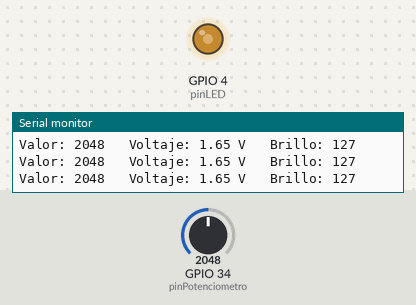
Recording of a sketch running on a simulated ESP32. Shown: output pins drawn as LEDs (lit = HIGH), the last lines printed to the serial monitor. The inputs (shaded band) are chosen by the test bench; at power-on: GPIO 34 (pinPotenciometro) = 2048. Nothing arrives over Bluetooth unless stated.

Above: at 1.2 s.
1.3 s: GPIO 34 (pinPotenciometro) set to 2866
At 2.0 s:
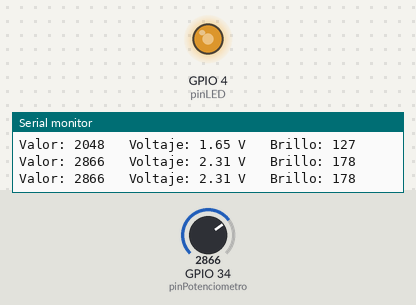
3.0 s: GPIO 34 (pinPotenciometro) set to 3603
At 4.2 s:
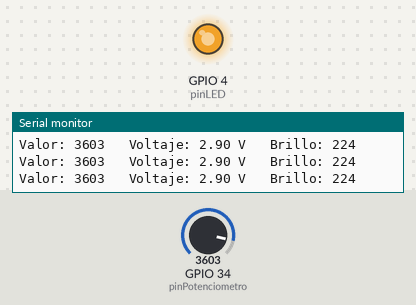
4.5 s: GPIO 34 (pinPotenciometro) set to 491
At 5.7 s:
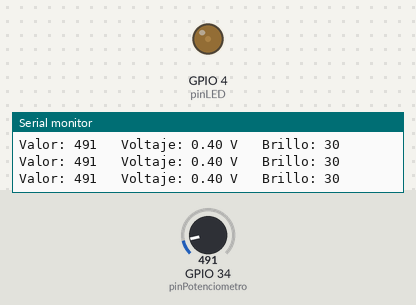
6.0 s: GPIO 34 (pinPotenciometro) set to 0
At 7.0 s:
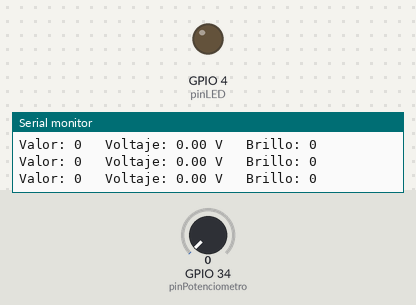
7.5 s: GPIO 34 (pinPotenciometro) set to 2047
At 8.2 s:
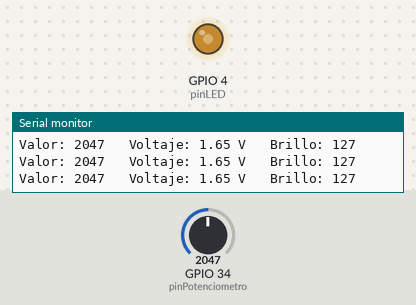
Timing chart, 0 to 10.0 s (numbered marks = the images above; inputs shaded):
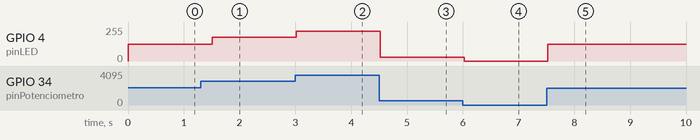

Measured:
- after the input at 1.3 s, GPIO 4 (pinLED): 127/255 → 177/255 after 0.21 s
- after the input at 3.0 s, GPIO 4 (pinLED): 177/255 → 223/255 at once
- after the input at 4.5 s, GPIO 4 (pinLED): 223/255 → 30/255 at once
- after the input at 6.0 s, GPIO 4 (pinLED): 30/255 → 0/255 at once
- after the input at 7.5 s, GPIO 4 (pinLED): 0/255 → 127/255 at once

The sketch:

Potenciometro_Bluetooth.ino
```cpp
/* ═══════════════════════════════════════════════════════════════
 *   Práctica: Potenciómetro + LED + Bluetooth con ESP32
 *   ─────────────────────────────────────────────────────────────
 *   ¿Qué hace este programa?
 *   - Lee el potenciómetro (valor entre 0 y 4095)
 *   - Convierte ese valor en voltaje (entre 0 y 3.3 V)
 *   - Enciende el LED con brillo proporcional al voltaje
 *   - Muestra los datos en el monitor serial (cable USB)
 *   - Envía los datos al celular vía Bluetooth
 *
 *   App en el celular: Serial Bluetooth Terminal
 *
 *   Profesor: Msc. Néstor Fabio Montoya Palacios
 * ═══════════════════════════════════════════════════════════════ */


// Librería para usar Bluetooth Serial
#include "BluetoothSerial.h"

// Creamos un objeto Bluetooth (lo llamamos "BT")
BluetoothSerial BT;


// Pines utilizados
const int pinPotenciometro = 34;   // GPIO34: entrada del potenciómetro
const int pinLED = 4;              // GPIO4:  salida PWM para el LED

// Configuración del PWM (para controlar el brillo)
const int frecuenciaPWM = 5000;    // 5000 Hz
const int resolucionPWM = 8;       // 8 bits → valores de 0 a 255


void setup() {
  // Iniciamos la comunicación con el computador
  Serial.begin(115200);

  // Iniciamos el Bluetooth con un nombre visible para el celular
  BT.begin("EQUIPO_MARAVILLA");

  // Configuramos el pin del potenciómetro como entrada
  pinMode(pinPotenciometro, INPUT);

  // ─────────────────────────────────────────────────────────────
  //   ¿Qué es esta línea?
  //   ledcAttach configura el pin del LED para usar PWM.
  //
  //   ¿Qué es PWM?
  //   PWM significa "Modulación por Ancho de Pulso" (en inglés:
  //   Pulse Width Modulation). Es una forma de simular voltajes
  //   intermedios encendiendo y apagando el LED muy rápido.
  //
  //   ¿Cómo logra cambiar el brillo?
  //   - Si el LED está encendido el 100% del tiempo → brillo máximo
  //   - Si está encendido el 50% del tiempo → brillo medio
  //   - Si está encendido el 0% del tiempo → apagado
  //   Como el ojo humano no percibe el parpadeo (es muy rápido),
  //   vemos un brillo continuo.
  //
  //   ¿Qué significan los tres parámetros?
  //   1) pinLED         → en qué pin queremos usar PWM (GPIO4)
  //   2) frecuenciaPWM  → cuántas veces por segundo se prende y
  //                       apaga el LED (5000 veces por segundo)
  //   3) resolucionPWM  → cuántos niveles de brillo distintos
  //                       podemos tener (8 bits = 256 niveles,
  //                       de 0 hasta 255)
  //
  //   ¿Y "ledc"? ¿Qué significa?
  //   "LEDC" es el nombre del módulo de hardware del ESP32 que
  //   genera la señal PWM. Significa "LED Controller" porque se
  //   diseñó originalmente para controlar LEDs, pero también
  //   sirve para motores, servos, parlantes, etc.
  // ─────────────────────────────────────────────────────────────
  ledcAttach(pinLED, frecuenciaPWM, resolucionPWM);

  // Mensaje de bienvenida
  Serial.println("¡Comenzamos la práctica!");
  Serial.println("Bluetooth listo: conéctate desde tu celular");
  Serial.println("--------------------------------------------");
}


void loop() {

  // PASO 1: Leer el potenciómetro
  // El ESP32 nos da un número entre 0 y 4095
  int valor = analogRead(pinPotenciometro);

  // PASO 2: Convertir el valor leído a voltaje (0 a 3.3 V)
  float voltaje = (valor * 3.3) / 4095.0;

  // PASO 3: Calcular el brillo del LED (entre 0 y 255)
  int brillo = map(valor, 0, 4095, 0, 255);

  // PASO 4: Encender el LED con ese brillo
  ledcWrite(pinLED, brillo);

  // PASO 5: Preparar el mensaje con los datos
  String mensaje = "Valor: " + String(valor) +
                   "   Voltaje: " + String(voltaje, 2) + " V" +
                   "   Brillo: " + String(brillo);

  // PASO 6: Enviar el mensaje por el cable USB
  Serial.println(mensaje);

  // PASO 7: Enviar el mismo mensaje por Bluetooth al celular
  BT.println(mensaje);

  // Pequeña pausa para no saturar el monitor
  delay(300);
}
```
